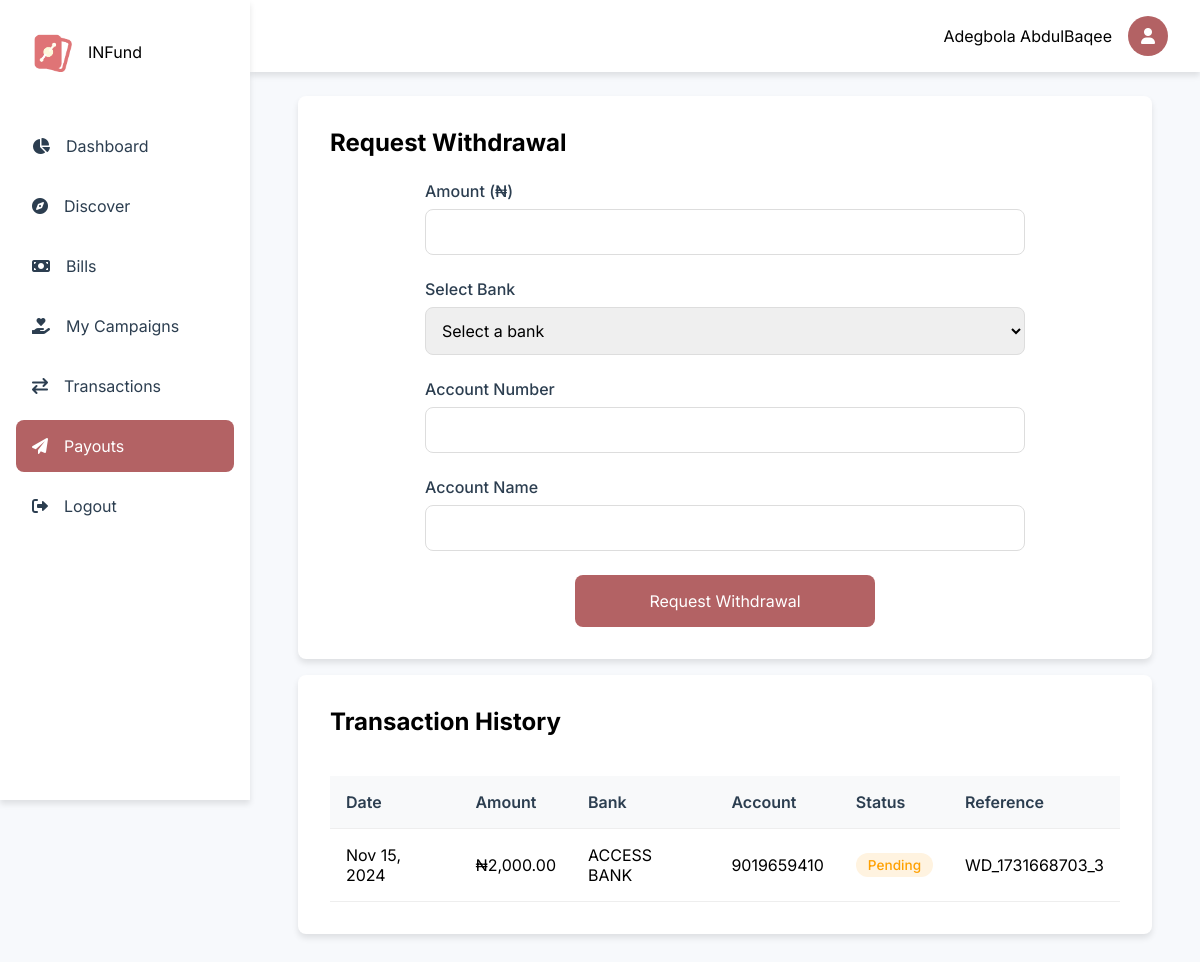
Page /dashboard/payouts.php (signed in) on the committed database.
### tables this page shows
CREATE TABLE `users` (
  `id` int(11) NOT NULL,
  `fullname` varchar(1000) NOT NULL,
  `email` varchar(200) DEFAULT NULL,
  `balance` decimal(15,2) NOT NULL DEFAULT 0.00,
  `username` varchar(30) NOT NULL,
  `phone` varchar(30) DEFAULT NULL,
  `dob` varchar(200) DEFAULT NULL,
  `country` varchar(200) DEFAULT NULL,
  `state` varchar(1000) DEFAULT NULL,
  `university` varchar(1000) DEFAULT NULL,
  `faculty` varchar(1000) DEFAULT NULL,
  `department` varchar(1000) DEFAULT NULL,
  `matric_no` varchar(1000) NOT NULL,
  `password` varchar(1000) DEFAULT NULL,
  `level` varchar(200) NOT NULL DEFAULT '100',
  `bank_id` varchar(200) DEFAULT NULL,
  `bank_account_name` varchar(200) DEFAULT NULL,
  `account_number` int(30) DEFAULT NULL,
  `created_at` varchar(1000) DEFAULT current_timestamp(),
  `last_login` varchar(1000) DEFAULT current_timestamp(),
  `gender` varchar(1000) DEFAULT NULL
);

CREATE TABLE `user_payouts` (
  `id` int(11) NOT NULL,
  `uid` int(11) NOT NULL,
  `amount` decimal(15,2) NOT NULL,
  `payout_method` varchar(255) NOT NULL,
  `bank_account_name` varchar(255) DEFAULT NULL,
  `bank_account_number` varchar(50) DEFAULT NULL,
  `bank_name` varchar(255) DEFAULT NULL,
  `merchant_reference` varchar(255) DEFAULT NULL,
  `gateway_reference` varchar(255) DEFAULT NULL,
  `status` enum('Pending','Processed','Failed','Cancelled') DEFAULT 'Pending',
  `remarks` text DEFAULT NULL,
  `requested_at` timestamp NOT NULL DEFAULT current_timestamp(),
  `processed_at` timestamp NULL DEFAULT NULL
);

### includes/user/functions.php (called while the page is built, shortened)
<?php
function getUserDetails(string $email): array
{
    global $conn;
    if (strpos($email, "@")) {
        $query = "SELECT * FROM users WHERE email = ?";
    } else {
        $query = "SELECT * FROM users WHERE id = ?";
    }
    $stmt = $conn->prepare($query);
    $stmt->bind_param("s", $email);
    $stmt->execute();
    $result = $stmt->get_result();
    $data = $result->fetch_assoc();
    return $data;
}
?>

### dashboard/payouts.php (the view, shortened to what this page needs)
<?php
$page = "Payouts";
$css1 = "payouts";
include '../includes/user/nav.php';
$user_id = $_SESSION['user_id'];
$payouts_query = $conn->prepare("SELECT * FROM user_payouts WHERE uid = ? ORDER BY requested_at DESC");
$payouts_query->bind_param('i', $user_id);
$payouts_query->execute();
$payouts = $payouts_query->get_result()->fetch_all(MYSQLI_ASSOC);
?>
<main class="main-content">
    <div class="payouts-container">
        <section class="withdrawal-section">
            <div class="section-header">
                <h2>Request Withdrawal</h2>
            </div>
            <form class="withdrawal-form" method="POST" action="">
                <div class="form-group">
                    <label for="amount">Amount (₦)</label>
                    <input type="number" id="amount" name="amount" min="100" step="0.01" required>
                </div>
                <div class="form-group">
                    <label for="bank_code">Select Bank</label>
                    <select id="bank_code" name="bank_code" required>
                        <option value="">Select a bank</option>
                    </select>
                </div>
                <div class="form-group">
                    <label for="account_number">Account Number</label>
                    <input type="text" id="account_number" name="account_number" pattern="\d{10}" maxlength="10" required>
                </div>
                <div class="form-group">
                    <label for="account_name">Account Name</label>
                    <input type="text" id="account_name" name="account_name" required>
                </div>
                <button type="submit" name="submit_withdrawal" class="submit-btn">Request Withdrawal</button>
            </form>
        </section>
        <section class="history-section">
            <div class="section-header">
                <h2>Transaction History</h2>
            </div>
            <div class="transactions-table">
                <table>
                    <thead>
                        <tr>
                            <th>Date</th>
                            <th>Amount</th>
                            <th>Bank</th>
                            <th>Account</th>
                            <th>Status</th>
                            <th>Reference</th>
                        </tr>
                    </thead>
                    <tbody>
                        <?php foreach ($payouts as $payout) : ?>
                            <tr>
                                <td><?php echo date('M d, Y', strtotime($payout['requested_at'])); ?></td>
                                <td>₦<?php echo number_format($payout['amount'], 2); ?></td>
                                <td><?php echo htmlspecialchars($payout['bank_name']); ?></td>
                                <td><?php echo htmlspecialchars($payout['bank_account_number']); ?></td>
                                <td>
                                    <span class="status-badge status-<?php echo strtolower($payout['status']); ?>">
                                        <?php echo $payout['status']; ?>
                                    </span>
                                </td>
                                <td><?php echo htmlspecialchars($payout['merchant_reference']); ?></td>
                            </tr>
                        <?php endforeach; ?>
                    </tbody>
                </table>
            </div>
        </section>
    </div>
</main>
<?php
include '../includes/user/footer.php';
?>

### includes/user/nav.php (shortened to what this page needs)
<?php
include '../config/config.php';
include '../includes/user/functions.php';
$my_details = getUserDetails($_SESSION["user_id"]);
?>
<!DOCTYPE html>
<html lang="en">
<head>
    <link href="https://cdnjs.cloudflare.com/ajax/libs/toastr.js/latest/css/toastr.min.css" rel="stylesheet" />
    <link rel="stylesheet" href="https://cdnjs.cloudflare.com/ajax/libs/font-awesome/6.0.0/css/all.min.css">
    <link rel="stylesheet" href="../assets/css/user/nav.css">
    <?php if (isset($css1)) : ?>
        <link rel="stylesheet" href="../assets/css/user/<?= $css1 ?>.css">
    <?php endif; ?>
</head>
<body>
    <div class="container">
        <nav class="sidenav">
            <div class="logo">
                <img src="../assets/images/static/logo.png" alt="Logo">
                <span>INFund</span>
            </div>
            <ul class="nav-links">
                <li class="nav-item">
                    <a href="./overview" class="nav-link <?= isset($page) && $page == 'Overview' ? 'active' : ''; ?>">
                        <i class="fas fa-chart-pie"></i>
                        <span>Dashboard</span>
                    </a>
                </li>
                <li class="nav-item">
                    <a href="./discover" class="nav-link <?= isset($page) && $page == 'Discover' ? 'active' : ''; ?>">
                        <i class="fas fa-compass"></i>
                        <span>Discover</span>
                    </a>
                </li>
                <li class="nav-item">
                    <a href="./bills" class="nav-link <?= isset($page) && $page == 'Bills' ? 'active' : ''; ?>">
                        <i class="fas fa-money-bill"></i>
                        <span>Bills</span>
                    </a>
                </li>
                <li class="nav-item">
                    <a href="./campaigns" class="nav-link <?= isset($page) && $page == 'Campaigns' ? 'active' : ''; ?>">
                        <i class="fas fa-hand-holding-heart"></i>
                        <span>My Campaigns</span>
                    </a>
                </li>
                <li class="nav-item">
                    <a href="./transactions" class="nav-link <?= isset($page) && $page == 'Transactions' ? 'active' : ''; ?>">
                        <i class="fas fa-exchange"></i>
                        <span>Transactions</span>
                    </a>
                </li>
                <li class="nav-item">
                    <a href="./payouts" class="nav-link <?= isset($page) && $page == 'Payouts' ? 'active' : ''; ?>">
                        <i class="fas fa-paper-plane"></i>
                        <span>Payouts</span>
                    </a>
                </li>
                <li class="nav-item">
                    <a href="./logout" class="nav-link ">
                        <i class="fas fa-sign-out-alt"></i>
                        <span>Logout</span>
                    </a>
                </li>
            </ul>
        </nav>
        <div class="topnav">
            <div class="user-profile">
                <span><?php echo $my_details['fullname']; ?></span>
                <a href="./profile">
                    <div class="avatar">
                        <i class="fas fa-user"></i>
                    </div>
                </a>
            </div>
        </div>

### assets/css/user/nav.css (style rules this page uses)
:root { --primary-color: #b36264; --secondary-color: #755e28; --accent-color: #b36264; --text-color: #2c3e50; --background-color: #f7f9fc; --card-background: #ffffff; --border-radius: 8px; --transition: all 0.3s ease; --shadow: 0 4px 6px rgba(0, 0, 0, 0.1); --shadow-hover: 0 10px 15px rgba(0, 0, 0, 0.15); --success-color: #4caf50; --warning-color: #ffa000; --danger-color: #f44336; --info-color: #2196f3; }
* { margin: 0; padding: 0; box-sizing: border-box; font-family: "Inter", sans-serif; }
body { background-color: var(--background-color); }
.container { display: flex; min-height: 100vh; }
.sidenav { width: 250px; background: var(--card-background); padding: 1rem; height: 100vh; position: fixed; transition: var(--transition); box-shadow: var(--shadow); z-index: 1000; }
.logo { display: flex; align-items: center; gap: 1rem; padding: 1rem; margin-bottom: 2rem; }
.logo img { width: 40px; height: 40px; }
.nav-links { list-style: none; }
.nav-item { margin-bottom: 0.5rem; }
.nav-link { display: flex; align-items: center; padding: 1rem; color: var(--text-color); text-decoration: none; border-radius: var(--border-radius); transition: var(--transition); gap: 1rem; }
.nav-link.active { background: var(--accent-color); color: white; }
.topnav { background: var(--card-background); padding: 1rem 2rem; display: flex; justify-content: flex-end; align-items: center; position: fixed; width: calc(100% - 250px); right: 0; box-shadow: var(--shadow); z-index: 900; }
.user-profile { display: flex; align-items: center; gap: 1rem; }
.avatar { width: 40px; height: 40px; border-radius: 50%; background: var(--accent-color); display: flex; align-items: center; justify-content: center; color: white; }
.main-content { margin-left: 250px; padding: 5rem 2rem 2rem; flex: 1; }
.section-header { display: flex; justify-content: space-between; align-items: center; margin-bottom: 1.5rem; }

### assets/css/user/payouts.css (style rules this page uses)
.payouts-container { display: grid; grid-template-columns: 1fr; gap: 1rem; padding: 1rem; width: 100%; max-width: 1200px; margin: 0 auto; }
.withdrawal-section { background: var(--card-background); padding: clamp(1rem, 4vw, 2rem); border-radius: var(--border-radius); box-shadow: var(--shadow); }
.withdrawal-form { display: flex; flex-direction: column; gap: clamp(1rem, 3vw, 1.5rem); max-width: 600px; margin: 0 auto; }
.form-group { display: flex; flex-direction: column; gap: 0.5rem; }
.form-group label { font-weight: 500; color: var(--text-color); }
.form-group input, .form-group select { padding: clamp(0.5rem, 2vw, 0.75rem); border: 1px solid #ddd; border-radius: var(--border-radius); font-size: clamp(0.875rem, 2vw, 1rem); width: 100%; transition: var(--transition); }
.submit-btn { background: var(--accent-color); color: white; padding: clamp(0.75rem, 2vw, 1rem); border: none; border-radius: var(--border-radius); font-size: clamp(0.875rem, 2vw, 1rem); cursor: pointer; transition: var(--transition); width: 100%; max-width: 300px; margin: 0 auto; }
.history-section { background: var(--card-background); padding: clamp(1rem, 4vw, 2rem); border-radius: var(--border-radius); box-shadow: var(--shadow); }
.transactions-table { width: 100%; overflow-x: auto; -webkit-overflow-scrolling: touch; }
@media (min-width: 769px) { table { width: 100%; border-collapse: collapse; margin-top: 1rem; } }
@media (min-width: 769px) { th, td { padding: clamp(0.5rem, 2vw, 1rem); text-align: left; border-bottom: 1px solid #eee; } }
@media (min-width: 769px) { th { font-weight: 600; color: var(--text-color); background: #f8f9fa; } }
.status-badge { display: inline-block; padding: 0.25rem 0.75rem; border-radius: 20px; font-size: clamp(0.75rem, 1.5vw, 0.85rem); font-weight: 500; text-align: center; white-space: nowrap; }
.status-pending { background: #fff3e0; color: var(--warning-color); }
@media (min-width: 1024px) { .payouts-container { grid-template-columns: 1fr ; } }

### rows in the picture
users: fullname "Adegbola AbdulBaqee"
user_payouts: requested_at "Nov 15, 2024", amount "2,000.00", bank_name "ACCESS BANK", bank_account_number "9019659410", status "Pending", merchant_reference "WD_1731668703_3"
